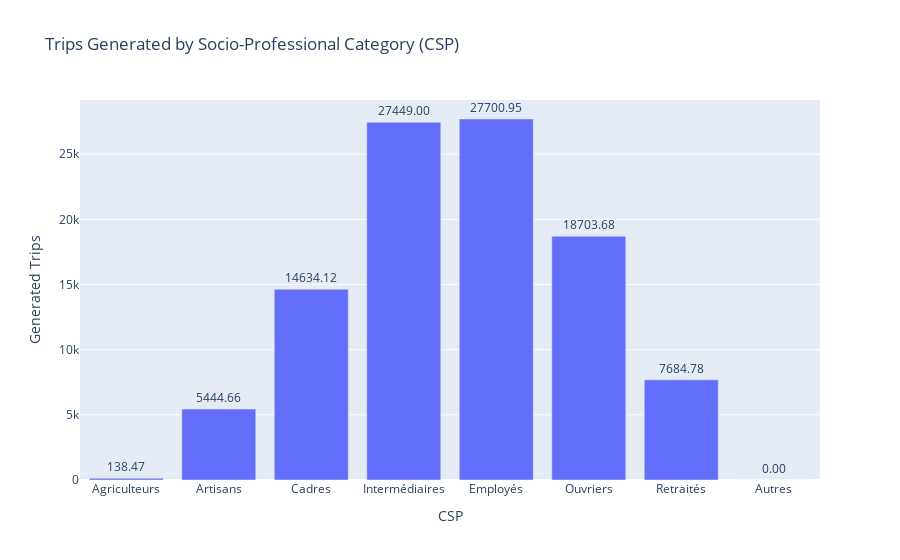

The notebook cell saved with this chart:
### Markdown cell above
### Report using a bar plot how many trips have been generated for each SPC in the study area.

### Code cell
csp_labels = [
    "Agriculteurs",
    "Artisans",
    "Cadres",
    "Intermédiaires",
    "Employés",
    "Ouvriers",
    "Retraités",
    "Autres",
]

csp_trips = []
for i, beta in enumerate(beta_coeffs):
    total_trips = (df_population[f"csp_{i+1}"] * beta).sum()
    total_trips = max(total_trips, 0)
    csp_trips.append(total_trips)

df_csp_trips = pd.DataFrame({"CSP": csp_labels, "Generated_Trips": csp_trips})

fig = px.bar(
    df_csp_trips,
    x="CSP",
    y="Generated_Trips",
    title="Trips Generated by Socio-Professional Category (CSP)",
    labels={"Generated_Trips": "Trips"},
    text="Generated_Trips",
)
fig.update_traces(texttemplate="%{text:.2f}", textposition="outside")
fig.update_layout(xaxis_title="CSP", yaxis_title="Generated Trips")
fig.show()

### Figure 1 — Plotly figure (JSON) as saved in the notebook; plotly's stock layout.template omitted (floating-point values rounded to 4 significant figures)
{"data": [{"alignmentgroup": "True", "hovertemplate": "CSP=%{x}<br>Trips=%{text}<extra></extra>", "legendgroup": "", "marker": {"color": "#636efa", "pattern": {"shape": ""}}, "name": "", "offsetgroup": "", "orientation": "v", "showlegend": false, "text": [138.5, 5445.0, 14630.0, 27450.0, 27700.0, 18700.0, 7685.0, 0], "textposition": "outside", "texttemplate": "%{text:.2f}", "type": "bar", "x": ["Agriculteurs", "Artisans", "Cadres", "Intermédiaires", "Employés", "Ouvriers", "Retraités", "Autres"], "xaxis": "x", "y": [138.5, 5445.0, 14630.0, 27450.0, 27700.0, 18700.0, 7685.0, 0], "yaxis": "y"}], "layout": {"barmode": "relative", "legend": {"tracegroupgap": 0}, "title": {"text": "Trips Generated by Socio-Professional Category (CSP)"}, "xaxis": {"anchor": "y", "domain": [0, 1], "title": {"text": "CSP"}}, "yaxis": {"anchor": "x", "domain": [0, 1], "title": {"text": "Generated Trips"}}}}
